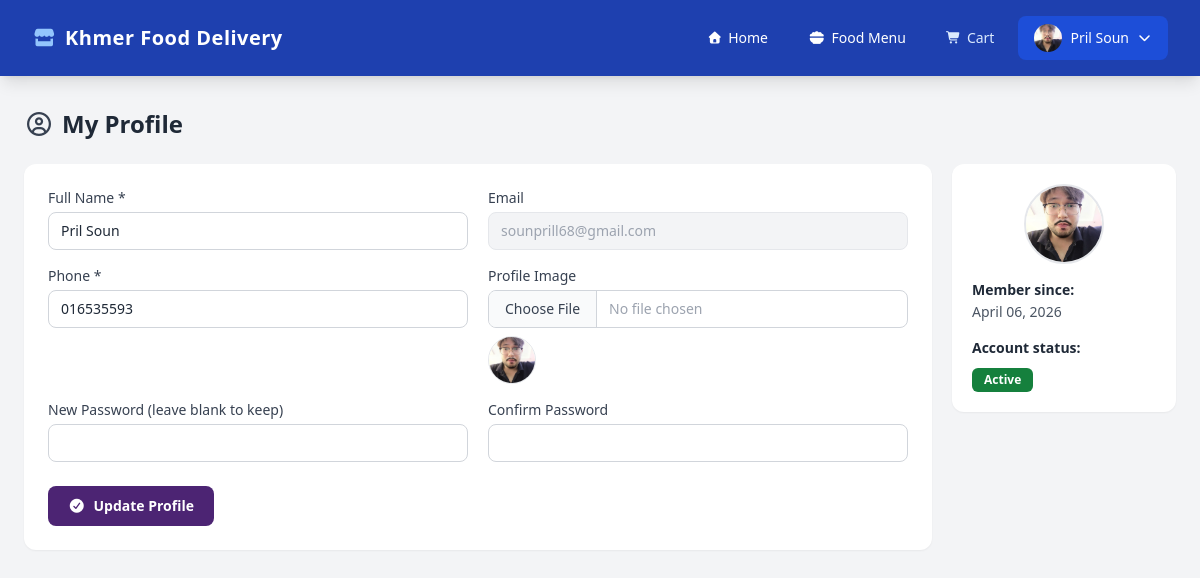
The app's page /app/Views/user/myProfile.php (signed in) with its own data.
### tables this page shows
CREATE TABLE IF NOT EXISTS `customers` (
  `id` int NOT NULL AUTO_INCREMENT,
  `fullname` varchar(50) NOT NULL,
  `email` varchar(50) NOT NULL,
  `phonenumber` varchar(15) DEFAULT NULL,
  `password` varchar(255) NOT NULL,
  `created_at` timestamp NULL DEFAULT CURRENT_TIMESTAMP,
  `photo_url` varchar(255) DEFAULT NULL,
  PRIMARY KEY (`id`),
  UNIQUE KEY `email` (`email`)
);

### app/Models/user/MyProfile.php (called while the page is built, shortened)
<?php
class MyProfile
{
    private $con;
    public function __construct($con)
    {
        $this->con = $con;
    }
    public function getById($id)
    {
        $stmt = $this->con->prepare("SELECT * FROM customers WHERE id = :id");
        $stmt->bindParam(":id", $id);
        $stmt->execute();
        return $stmt->fetch(PDO::FETCH_ASSOC);
    }
}
?>

### app/Controllers/user/MyProfileController.php (called while the page is built, shortened)
<?php
require_once __DIR__ . "/../../Models/user/MyProfile.php";
class MyProfileController
{
    private $myProfileModel;
    public function __construct($con)
    {
        $this->myProfileModel = new MyProfile($con);
    }
    public function getById($id)
    {
        return $this->myProfileModel->getById($id);
    }
}
?>

### app/Views/user/myProfile.php (the view, shortened to what this page needs)
<?php
require_once __DIR__ . "/../../../config/database.php";
require_once __DIR__ . "/../../../app/Controllers/user/MyProfileController.php";
$MyProfile = new MyProfileController($con);
$customer  = $MyProfile->getById($_SESSION['id']);
?>
<!DOCTYPE html>
<html lang="en">
<head>
  <?php include __DIR__ . "/../components/cdns.php"; ?>
</head>
<body class="bg-gray-100 min-h-screen">
  <main>
    <nav class="bg-blue-800 px-8 py-4 flex items-center justify-between sticky top-0 z-50 shadow-lg">
      <div class="flex items-center gap-2 text-white font-bold text-xl tracking-wide">
        <i class="fas fa-store text-blue-300"></i>
        <span>Khmer Food Delivery</span>
      </div>
      <div class="flex items-center gap-2">
        <a href="home.php"
          class="flex items-center gap-1.5 text-sm font-medium text-white hover:bg-blue-500 px-4 py-2 rounded-lg transition duration-200">
          <i class="fas fa-home text-xs"></i>
          Home
        </a>
        <a href="menu.php"
          class="flex items-center gap-1.5 text-sm font-medium text-white hover:bg-blue-500 px-4 py-2 rounded-lg transition duration-200">
          <i class="fa-solid fa-bowl-food"></i>
          Food Menu
        </a>
        <a href="cart.php"
          class="flex items-center gap-1.5 text-sm font-medium text-blue-100 hover:text-white hover:bg-blue-700 px-4 py-2 rounded-lg transition duration-200">
          <i class="fas fa-cart-shopping text-xs"></i>
          Cart
        </a>
        <?php if (isset($_SESSION['id'])): ?>
          <div class="relative" id="profileWrapper">
            <button onclick="toggleProfileDropdown()"
              class="flex items-center gap-2 text-sm font-medium text-white bg-blue-700 hover:bg-blue-600 px-4 py-2 rounded-lg transition duration-200">
              <?php if (!empty($customer['photo_url'])): ?>
                <img src="../../../public/Image/customerProfile/<?= htmlspecialchars($customer['photo_url']) ?>"
                  class="w-7 h-7 rounded-full object-cover" />
              <?php else: ?>
                <span class="w-7 h-7 rounded-full bg-white text-blue-800 font-bold flex items-center justify-center text-xs uppercase">
                  <?= htmlspecialchars(mb_substr($_SESSION['fullname'], 0, 1)) ?>
                </span>
              <?php endif; ?>
              <span><?= htmlspecialchars($_SESSION['fullname']) ?></span>
              <i class="fas fa-chevron-down text-xs"></i>
            </button>
          </div>
        <?php endif; ?>
      </div>
    </nav>
    <div class="max-w-7xl mx-auto px-6 py-8">
      <div class="flex items-center gap-2 mb-6">
        <i class="fa-regular fa-circle-user text-2xl text-gray-700"></i>
        <h1 class="text-2xl font-bold text-gray-800 m-0">My Profile</h1>
      </div>
      <div class="flex gap-5 items-start">
        <div class="flex-1 bg-white rounded-xl p-6 shadow-sm">
          <form action="myProfile.php" method="POST" enctype="multipart/form-data">
            <div class="grid grid-cols-2 gap-5 mb-4">
              <div>
                <label class="block text-sm font-medium text-gray-700 mb-1">Full Name *</label>
                <input type="text" name="fullname"
                  value="<?= htmlspecialchars($customer['fullname'] ?? '') ?>"
                  class="w-full border border-gray-300 rounded-lg px-3 py-2 text-sm text-gray-800 focus:outline-none focus:border-purple-500" />
              </div>
              <div>
                <label class="block text-sm font-medium text-gray-700 mb-1">Email</label>
                <input type="email" name="email"
                  value="<?= htmlspecialchars($customer['email'] ?? '') ?>" readonly
                  class="w-full border border-gray-200 rounded-lg px-3 py-2 text-sm text-gray-400 bg-gray-100 cursor-not-allowed focus:outline-none" />
              </div>
            </div>
            <div class="grid grid-cols-2 gap-5 mb-4">
              <div>
                <label class="block text-sm font-medium text-gray-700 mb-1">Phone *</label>
                <input type="text" name="phonenumber"
                  value="<?= htmlspecialchars($customer['phonenumber'] ?? '') ?>"
                  class="w-full border border-gray-300 rounded-lg px-3 py-2 text-sm text-gray-800 focus:outline-none focus:border-purple-500" />
              </div>
              <div>
                <label class="block text-sm font-medium text-gray-700 mb-1">Profile Image</label>
                <div class="flex border border-gray-300 rounded-lg overflow-hidden">
                  <label for="photo_url"
                    class="px-4 py-2 bg-gray-50 border-r border-gray-300 text-sm text-gray-700 cursor-pointer hover:bg-gray-100 whitespace-nowrap">
                    Choose File
                  </label>
                  <span class="px-3 py-2 text-sm text-gray-400" id="file-name">No file chosen</span>
                </div>
                <?php if (!empty($customer['photo_url'])): ?>
                  <div class="mt-2">
                    <img src="../../../public/Image/customerProfile/<?= htmlspecialchars($customer['photo_url'] ?? '') ?>"
                      class="w-12 h-12 rounded-full object-cover border border-gray-200" />
                  </div>
                <?php endif; ?>
              </div>
            </div>
            <div class="grid grid-cols-2 gap-5 mb-6">
              <div>
                <label class="block text-sm font-medium text-gray-700 mb-1">New Password (leave blank to keep)</label>
                <input type="password" name="new_password"
                  class="w-full border border-gray-300 rounded-lg px-3 py-2 text-sm focus:outline-none focus:border-purple-500" />
              </div>
              <div>
                <label class="block text-sm font-medium text-gray-700 mb-1">Confirm Password</label>
                <input type="password" name="confirm_password"
                  class="w-full border border-gray-300 rounded-lg px-3 py-2 text-sm focus:outline-none focus:border-purple-500" />
              </div>
            </div>
            <button type="submit"
              class="inline-flex items-center gap-2 text-white text-sm font-semibold px-5 py-2.5 rounded-lg hover:opacity-90 transition-opacity"
              style="background-color: #4c2473;">
              <i class="fa-solid fa-circle-check"></i> Update Profile
            </button>
          </form>
        </div>
        <div class="w-56 bg-white rounded-xl p-5 shadow-sm shrink-0">
          <div class="flex justify-center mb-4">
            <?php if (!empty($customer['photo_url'])): ?>
              <img src="../../../public/Image/customerProfile/<?= htmlspecialchars($customer['photo_url'] ?? '') ?>"
                class="w-20 h-20 rounded-full object-cover border-2 border-gray-200" />
            <?php else: ?>
              <div class="w-20 h-20 rounded-full bg-blue-700 flex items-center justify-center text-white font-bold text-2xl uppercase">
                <?= mb_substr($customer['fullname'] ?? '?', 0, 1) ?>
              </div>
            <?php endif; ?>
          </div>
          <p class="text-sm font-bold text-gray-800 mb-0.5">Member since:</p>
          <p class="text-sm text-gray-600 mb-4">
            <?= date("F d, Y", strtotime($customer['created_at'])) ?>
          </p>
          <p class="text-sm font-bold text-gray-800 mb-2">Account status:</p>
          <span class="inline-block bg-green-700 text-white text-xs font-semibold px-3 py-1 rounded-md">Active</span>
        </div>
      </div>
    </div>
  </main>
</body>
</html>

### records on screen
customers: photo_url (picture), fullname "Pril Soun", email "sounprill68@gmail.com", phonenumber "016535593", created_at "April 06, 2026"

### other values on screen
$_SESSION['fullname'] "Pril Soun"
